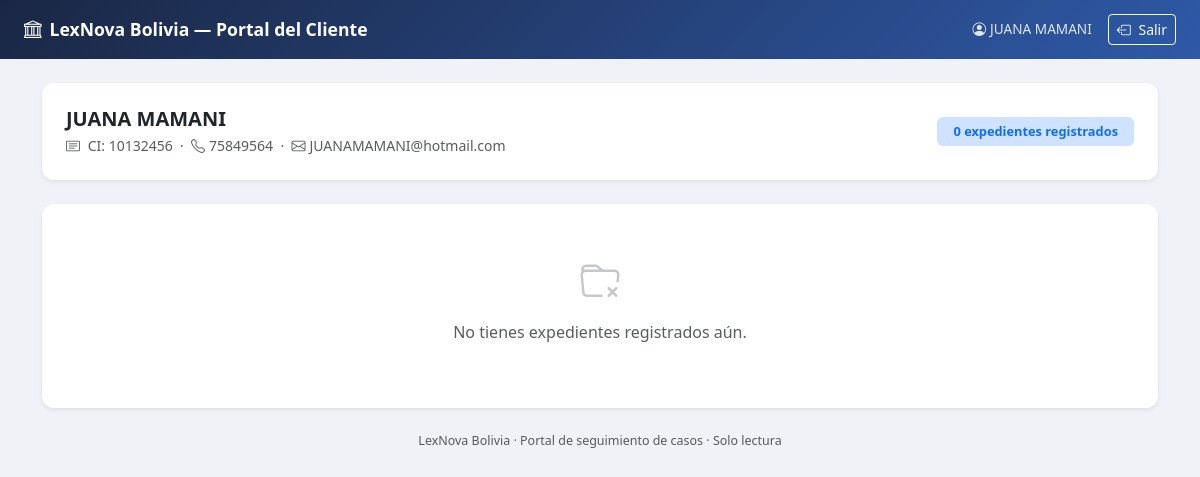
Page /casos/portal/mi-caso/ (signed in) on the earlier database version.
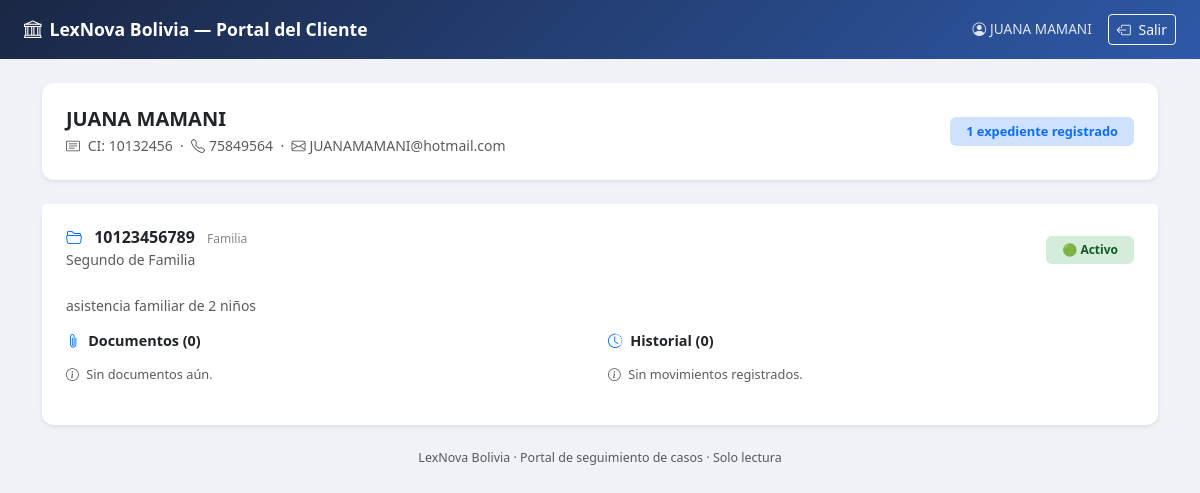
Same page on the later database version.
### control_legal/models.py (models this page shows, shortened)
class Expediente(models.Model):
    ESTADO_ACTIVO    = 'activo'
    ESTADO_CONCLUIDO = 'concluido'
    ESTADO_ARCHIVADO = 'archivado'
    ESTADO_ABANDONO  = 'abandono'   # ← NUEVO
    ESTADOS = [
        (ESTADO_ACTIVO,    'Activo'),
        (ESTADO_CONCLUIDO, 'Concluido'),
        (ESTADO_ARCHIVADO, 'Archivado'),
        (ESTADO_ABANDONO,  'Abandono'),  # ← NUEVO
    ]
    MATERIAS = [
        ('Civil',           'Civil'),
        ('Penal',           'Penal'),
        ('Familia',         'Familia'),
        ('Laboral',         'Laboral'),
        ('Administrativo',  'Administrativo'),
        ('Constitucional',  'Constitucional'),
        ('Otro',            'Otro'),
    ]
    cliente = models.ForeignKey(
        Cliente, on_delete=models.PROTECT,
        related_name='expedientes',
        verbose_name="Cliente"
    )
    abogado_asignado = models.ForeignKey(
        User, on_delete=models.SET_NULL,
        null=True, blank=True,
        related_name='expedientes',
        verbose_name="Abogado responsable"
    )
    numero_expediente = models.CharField(max_length=50, blank=True, verbose_name="N° de expediente")
    nurej             = models.CharField(max_length=50, blank=True, verbose_name="NUREJ")
    juzgado           = models.CharField(max_length=200, blank=True, verbose_name="Juzgado")
    materia           = models.CharField(max_length=50, choices=MATERIAS, default='Civil', verbose_name="Materia")
    tipo_proceso      = models.CharField(max_length=100, blank=True, verbose_name="Tipo de proceso")
    descripcion       = models.TextField(blank=True, verbose_name="Descripción del caso")
    estado            = models.CharField(max_length=20, choices=ESTADOS, default=ESTADO_ACTIVO, verbose_name="Estado")
    fecha_inicio      = models.DateField(auto_now_add=True, verbose_name="Fecha de inicio")
    fecha_conclusion  = models.DateField(null=True, blank=True, verbose_name="Fecha de conclusión")
    activo = models.BooleanField(default=True)
    class Meta:
        ordering = ['-fecha_inicio']
        verbose_name = "Expediente"
        verbose_name_plural = "Expedientes"

### control_legal/views.py (the view)
# urls.py: path('portal/mi-caso/',             views.portal_cliente,        name='portal_cliente'),
def portal_cliente(request):
    cliente_id = request.session.get('portal_cliente_id')
    if not cliente_id:
        return redirect('portal_login')
    try:
        cliente = Cliente.objects.get(pk=cliente_id, activo=True)
    except Cliente.DoesNotExist:
        del request.session['portal_cliente_id']
        return redirect('portal_login')
    expedientes = cliente.expedientes.filter(activo=True).prefetch_related(
        'documentos', 'movimientos'
    ).order_by('-fecha_inicio')
    return render(request, 'control_legal/portal_cliente.html', {
        'cliente':     cliente,
        'expedientes': expedientes,
    })

### control_legal/templates/control_legal/portal_cliente.html (shortened to what the changed rows need)
<!DOCTYPE html>
<html lang="es">
<head>
    <link href="https://cdn.jsdelivr.net/npm/bootstrap@5.3.0/dist/css/bootstrap.min.css" rel="stylesheet">
    <link href="https://cdn.jsdelivr.net/npm/bootstrap-icons@1.11.0/font/bootstrap-icons.css" rel="stylesheet">
</head>
<body>
<div class="container py-4">
    <div class="card border-0 shadow-sm mb-4" style="border-radius:12px;">
        <div class="card-body p-4">
            <div class="row align-items-center">
                <div class="col-md-4 text-md-end mt-3 mt-md-0">
                    <span class="badge bg-primary-subtle text-primary px-3 py-2" style="font-size:.8rem;">
                        {{ expedientes.count }} expediente{{ expedientes.count|pluralize:"s" }} registrado{{ expedientes.count|pluralize:"s" }}
                    </span>
                </div>
            </div>
        </div>
    </div>
    {% for exp in expedientes %}
    <div class="card border-0 shadow-sm mb-4" style="border-radius:12px;">
        <div class="card-header bg-white border-0 pt-4 pb-2 px-4 d-flex justify-content-between align-items-center">
            <div>
                <h6 class="fw-bold mb-0">
                    <i class="bi bi-folder2-open me-2 text-primary"></i>
                    {{ exp.numero_expediente|default:exp.nurej|default:"Sin número" }}
                    <span class="ms-2" style="font-size:.75rem;font-weight:400;color:#888;">{{ exp.materia }}</span>
                </h6>
                {% if exp.juzgado %}
                <small class="text-muted">{{ exp.juzgado }}</small>
                {% endif %}
            </div>
            <span class="badge badge-estado-{{ exp.estado }} px-3 py-2" style="font-size:.75rem;">
                {% if exp.estado == 'activo' %}🟢 Activo
                {% elif exp.estado == 'concluido' %}⚫ Concluido
                {% else %}🟡 Archivado{% endif %}
            </span>
        </div>
        <div class="card-body px-4 pb-4">
            {% if exp.descripcion %}
            <p class="text-muted mb-3" style="font-size:.875rem;">{{ exp.descripcion }}</p>
            {% endif %}
            <div class="row g-3">
                <div class="col-md-6">
                    <h6 class="fw-semibold mb-3" style="font-size:.9rem;">
                        <i class="bi bi-paperclip me-1 text-primary"></i>
                        Documentos ({{ exp.documentos.count }})
                    </h6>
                    {% for doc in exp.documentos.all %}
                    <div class="d-flex align-items-center gap-2 py-2 border-bottom">
                        <i class="bi bi-file-earmark-pdf text-danger"></i>
                        <div class="flex-grow-1">
                            <div style="font-size:.875rem;" class="fw-semibold">{{ doc.titulo }}</div>
                            <small class="text-muted">
                                {{ doc.get_tipo_display }} · {{ doc.fecha_subida|date:"d/m/Y" }}
                            </small>
                        </div>
                        <a href="{{ doc.archivo.url }}" target="_blank"
                           class="btn btn-sm btn-outline-primary py-0 px-2">
                            <i class="bi bi-download" style="font-size:.75rem;"></i>
                        </a>
                    </div>
                    {% empty %}
                    <p class="text-muted" style="font-size:.8rem;">
                        <i class="bi bi-info-circle me-1"></i> Sin documentos aún.
                    </p>
                    {% endfor %}
                </div>
                <div class="col-md-6">
                    <h6 class="fw-semibold mb-3" style="font-size:.9rem;">
                        <i class="bi bi-clock-history me-1 text-primary"></i>
                        Historial ({{ exp.movimientos.count }})
                    </h6>
                    {% for mov in exp.movimientos.all %}
                    <div class="timeline-item">
                        <span class="timeline-dot"></span>
                        <div style="font-size:.875rem;" class="fw-semibold">
                            {{ mov.get_tipo_display }}
                        </div>
                        <small class="text-muted d-block">{{ mov.fecha|date:"d/m/Y" }}</small>
                        <p class="mb-0 mt-1" style="font-size:.82rem;">{{ mov.descripcion }}</p>
                    </div>
                    {% empty %}
                    <p class="text-muted" style="font-size:.8rem;">
                        <i class="bi bi-info-circle me-1"></i> Sin movimientos registrados.
                    </p>
                    {% endfor %}
                </div>
            </div>
        </div>
    </div>
    {% empty %}
    <div class="card border-0 shadow-sm text-center py-5" style="border-radius:12px;">
        <i class="bi bi-folder-x fs-1 d-block mb-2 opacity-25"></i>
        <p class="text-muted">No tienes expedientes registrados aún.</p>
    </div>
    {% endfor %}
</div>
</body>
</html>

Differences in the rows shown:
added Expediente: numero_expediente "10123456789", materia "Familia", juzgado "Segundo de Familia", estado "🟢 Activo", descripcion "asistencia familiar de 2 niños", documentos.count "0", movimientos.count "0"
Other differences:
{{ expedientes.count }}: "0" → "1"
text no longer shown: "No tienes expedientes registrados aún."
